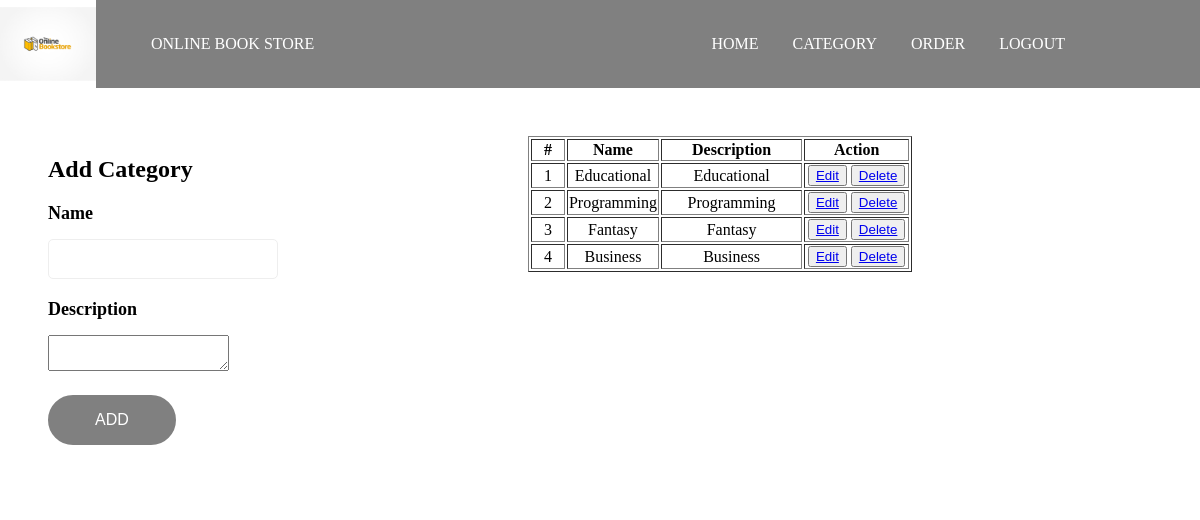
The page /admin/category.php on the database as committed earlier.
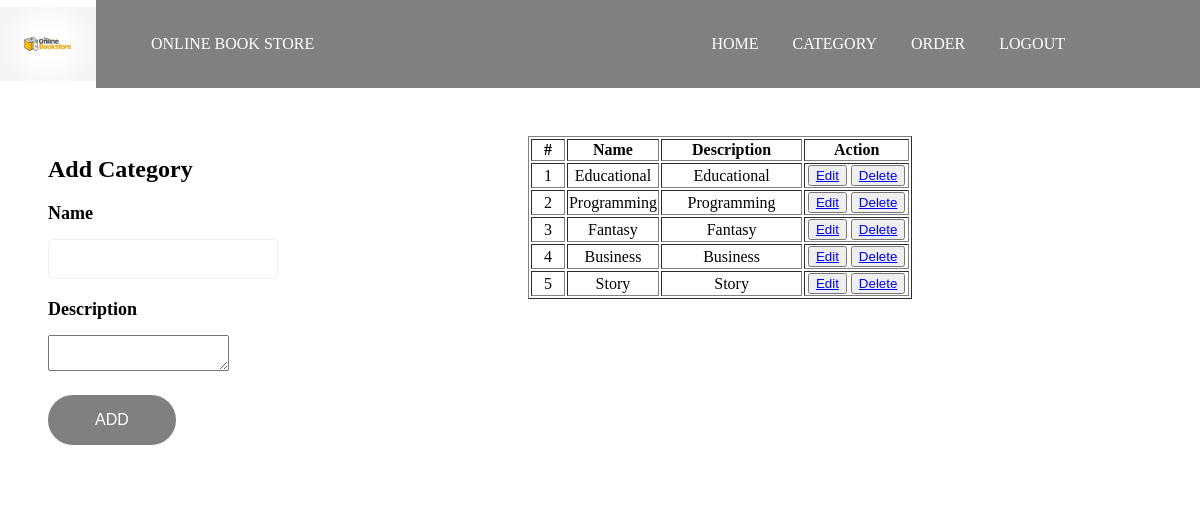
The same page on the database as committed later.
### tables this page shows
CREATE TABLE `categories` (
  `id` int(30) NOT NULL,
  `name` text NOT NULL,
  `description` text NOT NULL
);

### admin/category.php (the view, shortened to what this page needs)
<?php
	$connect = mysqli_connect('localhost','root','','book_store_db') or die('Connection Error');
?>
<!DOCTYPE html>
<html>
	<head>
		<link rel='stylesheet' href='../css/category.css' type='text/css'/>
		<link rel='stylesheet' href='../css/header.css' type='text/css'/>
		<link rel='stylesheet' href='../css/button.css' type='text/css'/>
		<link rel='stylesheet' href='../css/footer.css' type='text/css'/>
		<link rel="stylesheet" href="../css/adminBookTable.css" type="text/css"/>
		<link rel="stylesheet" href="../css/fontAwesome/css/font-awesome.css" type="text/css"/>
		<link rel='stylesheet' href='../css/login.css' type='text/css'/>
	</head>
	<body>
		<?php
			include('adminHeader.php');
		?>
		<div class="category">
			<div class="add-category">
				<h2>Add Category</h2>
				<form action="" method="post" onsubmit="return validate(this);" enctype='multipart/form-data'>
					<div class="input-group">
						<label>Name</label>
						<input type="text" name="title" />
					</div>
					<div class="input-group">
						<label>Description</label>
						<textarea name = "description"></textarea>
					</div>
					<div class="button">
						<input type="submit" name="submit" value="Add"/>
					</div>
				</form>
			</div>
			<div class="display-category">
				<table border="1">
							<colgroup>
								<col width="10%">
								<col width="20%">
								<col width="40%">
								<col width="30%">
							</colgroup>
							<thead>
								<tr>
									<th class="text-center">#</th>
									<th class="text-center">Name</th>
									<th class="text-center">Description</th>
									<th class="text-center">Action</th>
								</tr>
							</thead>
							<tbody>
								<?php
									$i = 1;
									$select = "select * from categories";
									$data1 = mysqli_query($connect,$select) or die('Selection Error of book id');
									while($arr=mysqli_fetch_assoc($data1)){
								?>
								<tr>
									<td class="text-center"><?php echo $i++ ?></td>
									<td class="text-center"><?php echo $arr['name'] ?></td>
									<td class="text-center"><?php echo $arr['description'] ?></td>
									<td class="text-center">
										<button class="btn btn-sm btn-primary edit_category" type="button" >
											<a href="editCategory.php?categoryId=<?php echo $arr['id'] ?>">Edit</a></button>
										<button class="btn btn-sm btn-danger delete_category" type="button">
											<a href="deleteCategory.php?categoryId=<?php echo $arr['id'] ?>">Delete</a></button>
									</td>
								</tr>
								<?php } ?>
							</tbody>
						</table>
			</div>
		</div>
	</body>
</html>

Rows that differ between the two databases and show on the page:
added categories: name "Story", description "Story"
